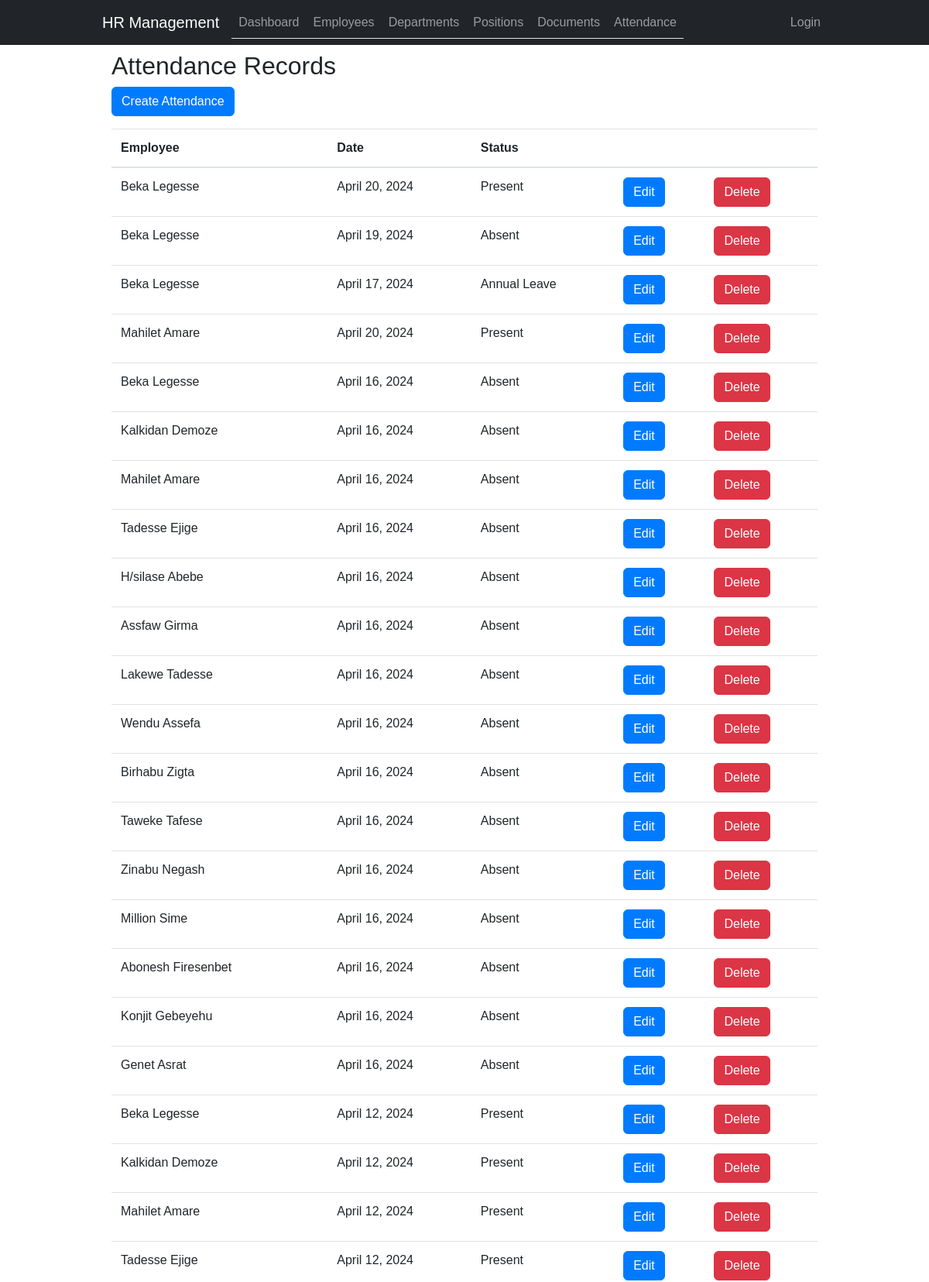
/attendance/list/ (upper part), run on the app's committed database.
### employee_management/models.py (models this page shows, shortened)
class Attendance(models.Model):
    STATUS_CHOICES = [
        ('present', 'Present'),
        ('absent', 'Absent'),
        ('annual_leave', 'Annual Leave'),
        ('sick_leave', 'Sick Leave'),
        ('other_leave', 'Other Leave')
    ]
    employee = models.ForeignKey(Employee, on_delete=models.CASCADE)
    date = models.DateField()
    status = models.CharField(max_length=15, choices=STATUS_CHOICES)
    marked_by = models.ForeignKey(User, related_name='marked_attendance', on_delete=models.SET_NULL, null=True, blank=True)
    marked_date = models.DateTimeField(auto_now_add=True)
    class Meta:
        unique_together = ('employee', 'date',)

class Employee(models.Model):
    GENDER_CHOICES = (
        ('M', 'Male'),
        ('F', 'Female'),
    )
    EDUCATION_LEVEL_CHOICES = (
        ('Master', 'Master\'s Degree'),
        ('Degree', 'Bachelor\'s Degree'),
        ('Diploma', 'Diploma'),
        ('Certificate', 'Certificate'),
        ('Grade', 'Grade'),
    )
    first_name = models.CharField(max_length=50)
    middle_name = models.CharField(max_length=50, null=True, blank=True)
    last_name = models.CharField(max_length=50, null=True, blank=True)
    gender = models.CharField(max_length=1, choices=GENDER_CHOICES, default="")
    mobile = models.CharField(max_length=15, null=True, blank=True)
    email = models.EmailField(null=True, blank=True)
    department = models.ForeignKey(Department, on_delete=models.CASCADE)
    position = models.ForeignKey(Position, on_delete=models.CASCADE)
    date_of_birth = models.DateField()
    hire_date = models.DateField()
    salary = models.DecimalField(max_digits=10, decimal_places=2)
    education_level = models.CharField(max_length=20, choices=EDUCATION_LEVEL_CHOICES, null=True, blank=True)
    address = models.TextField(null=True, blank=True)
    pension_number = models.CharField(max_length=20, null=True, blank=True)
    emergency_contact_name = models.CharField(max_length=100, null=True, blank=True)
    emergency_contact_phone = models.CharField(max_length=15, null=True, blank=True)
    is_coc_certified = models.BooleanField(default=False)
    is_active = models.BooleanField(default=True)
    picture = models.ImageField(upload_to='employee_pictures/', null=True, blank=True)
    def __str__(self):
        return f"{self.first_name} {self.middle_name}"

### employee_management/views.py (the view)
# urls.py: path('attendance/list/', attendance_list, name='attendance_list'),
def attendance_list(request):
    attendances = Attendance.objects.all()
    context = {
        'attendances': attendances,
    }
    return render(request, 'attendance_list.html', context)

### employee_management/templates/attendance_list.html
{% extends 'base.html' %}
{% block content %}
<div class="container">
    <h2>Attendance Records</h2>
    <a href="{% url 'hrms:attendance_create' %}" class="btn btn-primary mb-3">Create Attendance</a>
    <table class="table">
        <thead>
            <tr>
                <th>Employee</th>
                <th>Date</th>
                <th>Status</th>
                <th></th>
                <th></th>
            </tr>
        </thead>
        <tbody>
            {% for attendance in attendances %}
            <tr>
                <td>{{ attendance.employee }}</td>
                <td>{{ attendance.date }}</td>
                <td>{{ attendance.get_status_display }}</td>
                <td><a href="{% url 'hrms:attendance_edit' attendance.pk %}" class="btn btn-primary">Edit</a></td>
                <td><a href="{% url 'hrms:attendance_delete' attendance.pk %}" class="btn btn-danger" onclick="return confirm('Are you sure you want to delete this employee?')">Delete</a></td>
            </tr>
            {% endfor %}
        </tbody>
    </table>
</div>
{% endblock %}

### employee_management/static/css/style.css (style rules this page uses)
body { font-family: Arial, sans-serif; }
.container { max-width: 960px; }
.btn-primary { background-color: #007bff; border-color: #007bff; }
.table > thead > tr > th, .table > tbody > tr > th, .table > tfoot > tr > th, .table > thead > tr > td, .table > tbody > tr > td, .table > tfoot > tr > td { border-top: 1px solid #dee2e6; padding: 0.75rem; vertical-align: top; border-bottom: 1px solid #dee2e6; }
.table > thead > tr > th { vertical-align: bottom; border-bottom: 2px solid #dee2e6; }

### data on the page
Attendance: employee "Beka Legesse", date "April 20, 2024", status "Present"
Attendance: employee "Beka Legesse", date "April 19, 2024", status "Absent"
Attendance: employee "Beka Legesse", date "April 17, 2024", status "Annual Leave"
Attendance: employee "Mahilet Amare", date "April 20, 2024", status "Present"
Attendance: employee "Beka Legesse", date "April 16, 2024", status "Absent"
Attendance: employee "Kalkidan Demoze", date "April 16, 2024", status "Absent"
Attendance: employee "Mahilet Amare", date "April 16, 2024", status "Absent"
Attendance: employee "Tadesse Ejige", date "April 16, 2024", status "Absent"
Attendance: employee "H/silase Abebe", date "April 16, 2024", status "Absent"
Attendance: employee "Assfaw Girma", date "April 16, 2024", status "Absent"
Attendance: employee "Lakewe Tadesse", date "April 16, 2024", status "Absent"
Attendance: employee "Wendu Assefa", date "April 16, 2024", status "Absent"
Attendance: employee "Birhabu Zigta", date "April 16, 2024", status "Absent"
Attendance: employee "Taweke Tafese", date "April 16, 2024", status "Absent"
Attendance: employee "Zinabu Negash", date "April 16, 2024", status "Absent"
Attendance: employee "Million Sime", date "April 16, 2024", status "Absent"
Attendance: employee "Abonesh Firesenbet", date "April 16, 2024", status "Absent"
Attendance: employee "Konjit Gebeyehu", date "April 16, 2024", status "Absent"
Attendance: employee "Genet Asrat", date "April 16, 2024", status "Absent"
Attendance: employee "Beka Legesse", date "April 12, 2024", status "Present"
Attendance: employee "Kalkidan Demoze", date "April 12, 2024", status "Present"
Attendance: employee "Mahilet Amare", date "April 12, 2024", status "Present"
Attendance: employee "Tadesse Ejige", date "April 12, 2024", status "Present"
